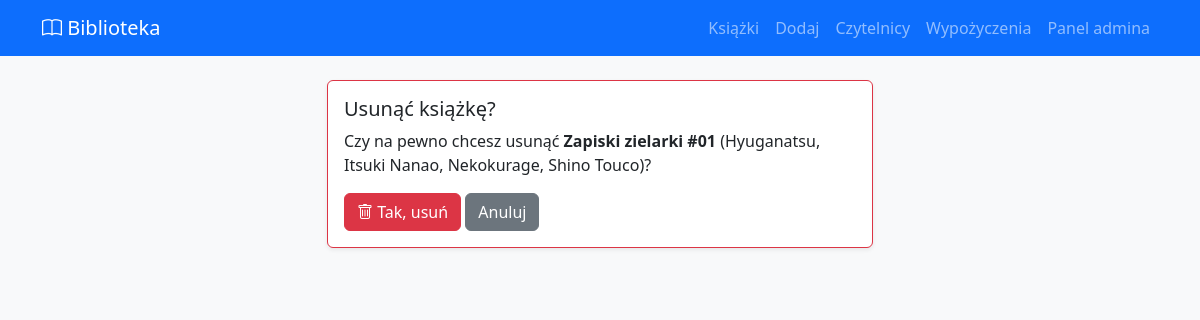
The app's page /1/usun/ with its own data.
### ksiazki/models.py (models this page shows, shortened)
class Ksiazka(models.Model):
    tytul = models.CharField('Tytuł', max_length=200)
    autor = models.CharField('Autor', max_length=200)
    isbn = models.CharField('ISBN', max_length=17, unique=True, blank=True, null=True)
    rok_wydania = models.PositiveIntegerField('Rok wydania', blank=True, null=True)
    gatunek = models.CharField('Gatunek', max_length=100, blank=True)
    liczba_egzemplarzy = models.PositiveIntegerField('Liczba egzemplarzy', default=1)
    dodano = models.DateTimeField('Dodano', auto_now_add=True)
    class Meta:
        verbose_name = 'Książka'
        verbose_name_plural = 'Książki'
        ordering = ['tytul']

### ksiazki/views.py (the view)
# urls.py: path('<int:pk>/usun/', views.usun, name='usun'),
def usun(request, pk):
    ksiazka = get_object_or_404(Ksiazka, pk=pk)
    if request.method == 'POST':
        ksiazka.delete()
        messages.success(request, f'Usunięto książkę „{ksiazka.tytul}”.')
        return redirect('lista')
    return render(request, 'ksiazki/usun.html', {'ksiazka': ksiazka})

### ksiazki/templates/ksiazki/usun.html (shortened to what this page needs)
{% extends 'ksiazki/base.html' %}
{% block content %}
<div class="row justify-content-center">
  <div class="col-lg-6">
    <div class="card border-danger shadow-sm">
      <div class="card-body">
        <h1 class="h5">Usunąć książkę?</h1>
        <p>Czy na pewno chcesz usunąć <strong>{{ ksiazka.tytul }}</strong> ({{ ksiazka.autor }})?</p>
        <form method="post">
          <button class="btn btn-danger"><i class="bi bi-trash"></i> Tak, usuń</button>
          <a href="{% url 'lista' %}" class="btn btn-secondary">Anuluj</a>
        </form>
      </div>
    </div>
  </div>
</div>
{% endblock %}

### records on screen
Ksiazka: tytul "Zapiski zielarki #01", autor "Hyuganatsu, Itsuki Nanao, Nekokurage, Shino Touco"
